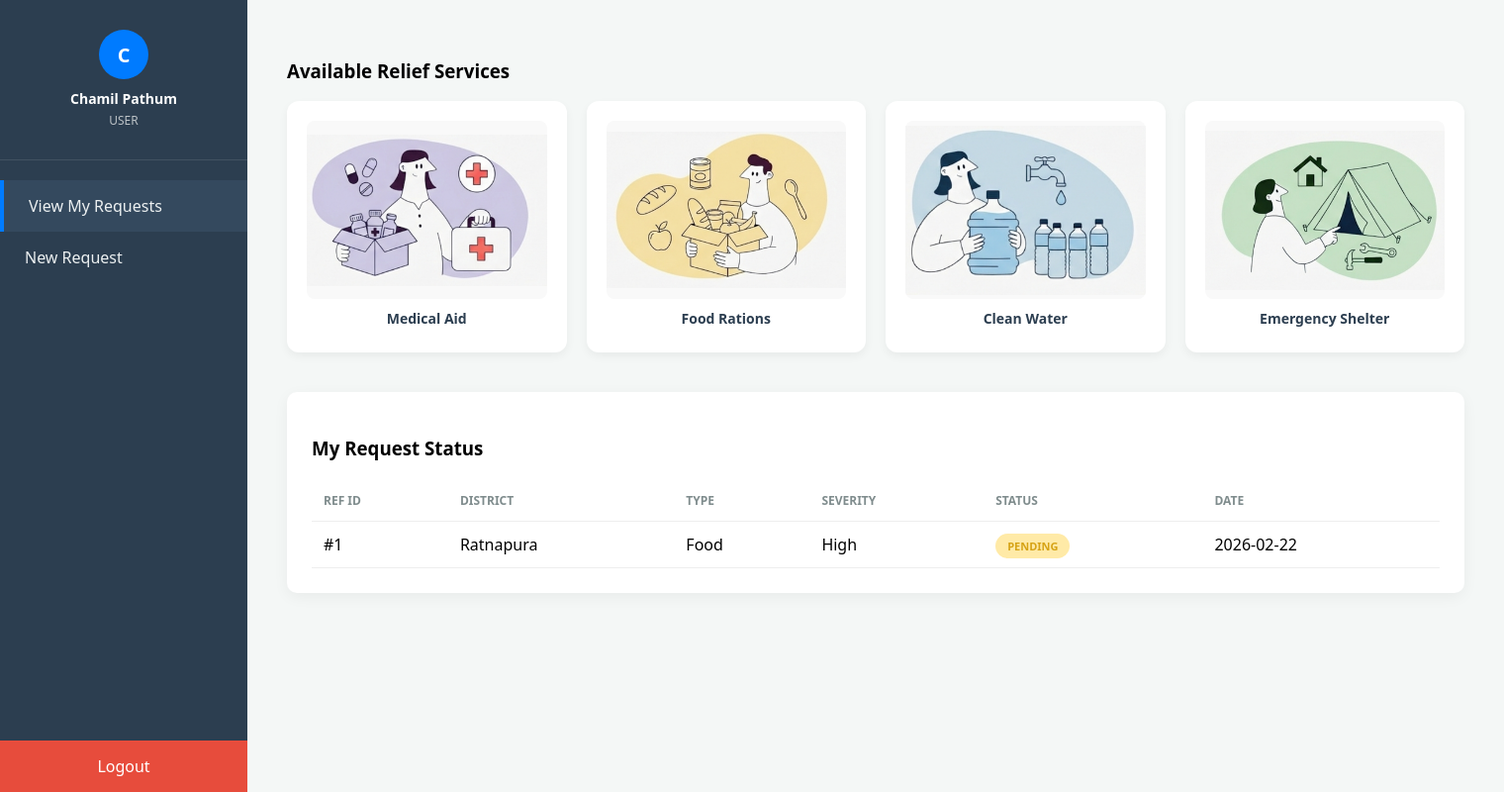
The page /view_request.php (signed in) on the database as committed earlier.
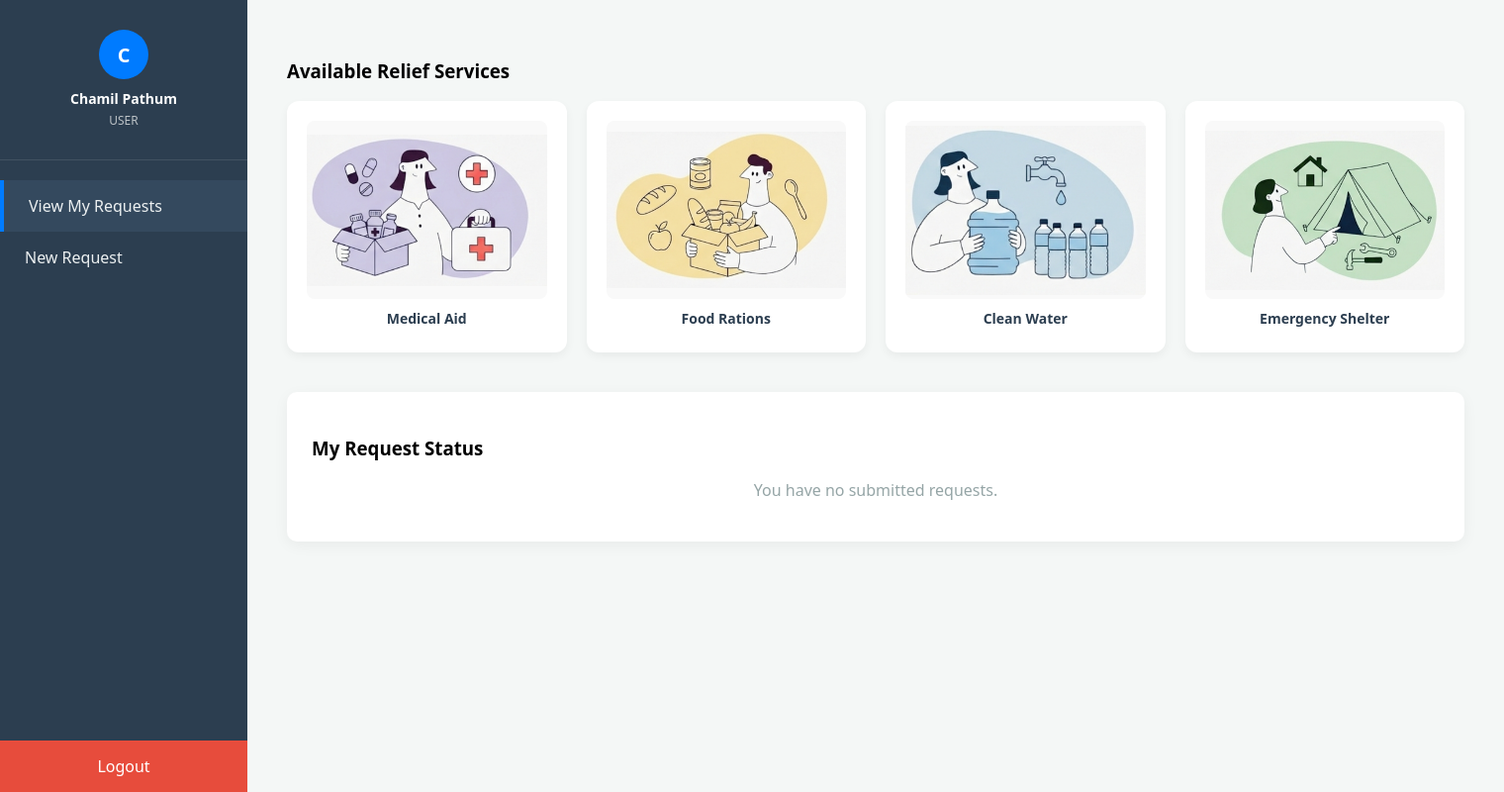
The same page on the database as committed later.
### tables this page shows
CREATE TABLE `requests` (
  `id` int(11) NOT NULL,
  `user_id` int(11) DEFAULT NULL,
  `region_id` int(11) NOT NULL,
  `divisional_secretariat` varchar(100) NOT NULL,
  `gn_division` varchar(100) NOT NULL,
  `relief_type` enum('Food','Water','Medicine','Shelter') NOT NULL,
  `contact_person` varchar(100) NOT NULL,
  `contact_number` varchar(15) NOT NULL,
  `address` text NOT NULL,
  `family_members` int(11) NOT NULL,
  `severity` enum('Low','Medium','High') NOT NULL,
  `description` text DEFAULT NULL,
  `status` enum('Pending','Delivered','Approved','Rejected') DEFAULT 'Pending',
  `created_at` timestamp NOT NULL DEFAULT current_timestamp()
);

CREATE TABLE `regions` (
  `id` int(11) NOT NULL,
  `district_name` varchar(100) NOT NULL,
  `severity_level` enum('Low','Medium','High') NOT NULL
);

### view_request.php (the view, shortened to what this page needs)
<?php
require_once 'db_config.php';
$logged_user_id = $_SESSION['user_id'];
$full_name = $_SESSION['full_name'] ?? "User";
$role = $_SESSION['role'] ?? "User";
?>
<!DOCTYPE html>
<html lang="en">
<head>
</head>
<body>
<nav class="sidebar">
    <div class="user-section">
        <div class="avatar"><?php echo strtoupper(substr($full_name, 0, 1)); ?></div>
        <span class="user-name"><?php echo htmlspecialchars($full_name); ?></span>
        <span class="user-role"><?php echo htmlspecialchars($role); ?></span>
    </div>
    <ul class="sidebar-menu">
        <li><a href="view_request.php" class="active">View My Requests</a></li>
        <li><a href="request.php"> New Request</a></li>
    </ul>
    <a href="index.html" class="logout-btn">Logout</a>
</nav>
<main class="main-content">
    <h3>Available Relief Services</h3>
    <div class="card-container">
        <div class="relief-card">
            <img src="image2.png" alt="Medical">
            <h4>Medical Aid</h4>
        </div>
        <div class="relief-card">
            <img src="image3.png" alt="Food">
            <h4>Food Rations</h4>
        </div>
        <div class="relief-card">
            <img src="image4.png" alt="Water">
            <h4>Clean Water</h4>
        </div>
        <div class="relief-card">
            <img src="image5.png" alt="Shelter">
            <h4>Emergency Shelter</h4>
        </div>
    </div>
    <div class="history-container">
        <h3>My Request Status</h3>
        <?php
        $sql = "SELECT r.*, reg.district_name FROM requests r
                JOIN regions reg ON r.region_id = reg.id
                WHERE r.user_id = ? ORDER BY r.created_at DESC";
        $stmt = $conn->prepare($sql);
        $stmt->bind_param("i", $logged_user_id);
        $stmt->execute();
        $result = $stmt->get_result();
        if ($result->num_rows > 0) {
            echo "<table><thead><tr>
                    <th>Ref ID</th><th>District</th><th>Type</th><th>Severity</th><th>Status</th><th>Date</th>
                </tr></thead><tbody>";
            while($row = $result->fetch_assoc()) {
                $status = strtolower($row['status']);
                $badgeClass = ($status == 'pending') ? 'status-pending' : (($status == 'approved') ? 'status-approved' : '');
                echo "<tr>
                    <td>#".$row['id']."</td>
                    <td>".$row['district_name']."</td>
                    <td>".$row['relief_type']."</td>
                    <td>".$row['severity']."</td>
                    <td><span class='status-badge $badgeClass'>".ucfirst($row['status'])."</span></td>
                    <td>".date('Y-m-d', strtotime($row['created_at']))."</td>
                </tr>";
            }
            echo "</tbody></table>";
        } else {
            echo "<p style='text-align:center; color:#95a5a6;'>You have no submitted requests.</p>";
        }
        ?>
    </div>
</main>
</body>
</html>

Rows that differ between the two databases and show on the page:
removed requests: id "1", region.district_name "Ratnapura", relief_type "Food", severity "High", status "PENDING", created_at "2026-02-22"
Other text that changed with them:
text no longer shown: "REF ID DISTRICT TYPE SEVERITY STATUS DATE"
text now shown: "You have no submitted requests."
